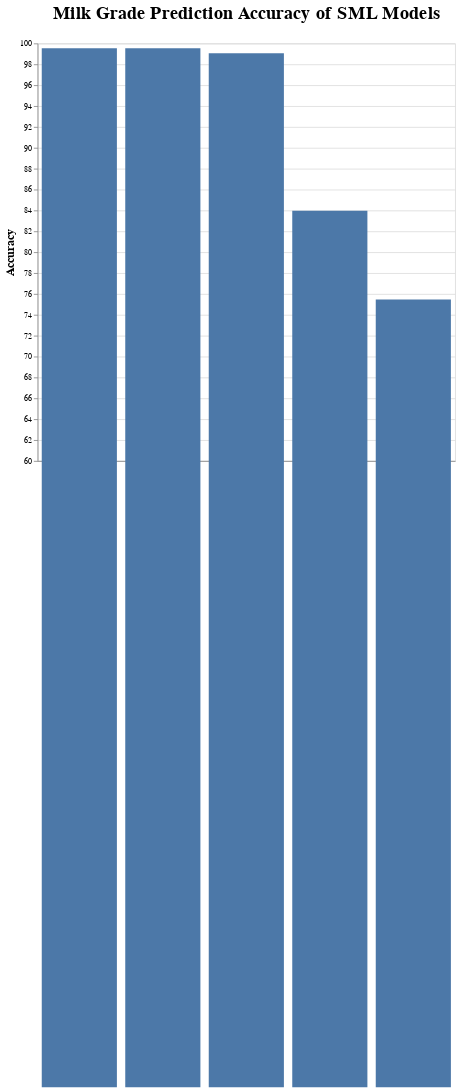

Notebook cell for this chart:
### Code cell
accuracy_chart = alt.Chart(model_accuracy).mark_bar().encode(alt.X('Model', axis = alt.Axis(titleFontSize = 14), sort = '-y'), alt.Y('Accuracy', axis = alt.Axis(titleFontSize = 14), scale=alt.Scale(domain=[60, 100]))).properties(title= {'text': "Milk Grade Prediction Accuracy of SML Models",
            'fontSize': 21.5,
            'offset': 20
           }, width = 500, height = 500)
accuracy_chart

### Figure 1 — Vega-Lite specification as saved in the notebook (floating-point values rounded to 4 significant figures)
{"config": {"view": {"continuousWidth": 400, "continuousHeight": 300}}, "data": {"name": "data-765892fdd4a61b5601a5149ef5ae0b50"}, "mark": "bar", "encoding": {"x": {"axis": {"titleFontSize": 14}, "field": "Model", "sort": "-y", "type": "nominal"}, "y": {"axis": {"titleFontSize": 14}, "field": "Accuracy", "scale": {"domain": [60, 100]}, "type": "quantitative"}}, "height": 500, "title": {"text": "Milk Grade Prediction Accuracy of SML Models", "fontSize": 21.5, "offset": 20}, "width": 500, "$schema": "https://vega.github.io/schema/vega-lite/v4.17.0.json", "datasets": {"data-765892fdd4a61b5601a5149ef5ae0b50": [{"Model": "RF", "Accuracy": 99.53}, {"Model": "KNN", "Accuracy": 99.53}, {"Model": "DT", "Accuracy": 99.06}, {"Model": "MLR", "Accuracy": 83.96}, {"Model": "LDA", "Accuracy": 75.47}]}}
